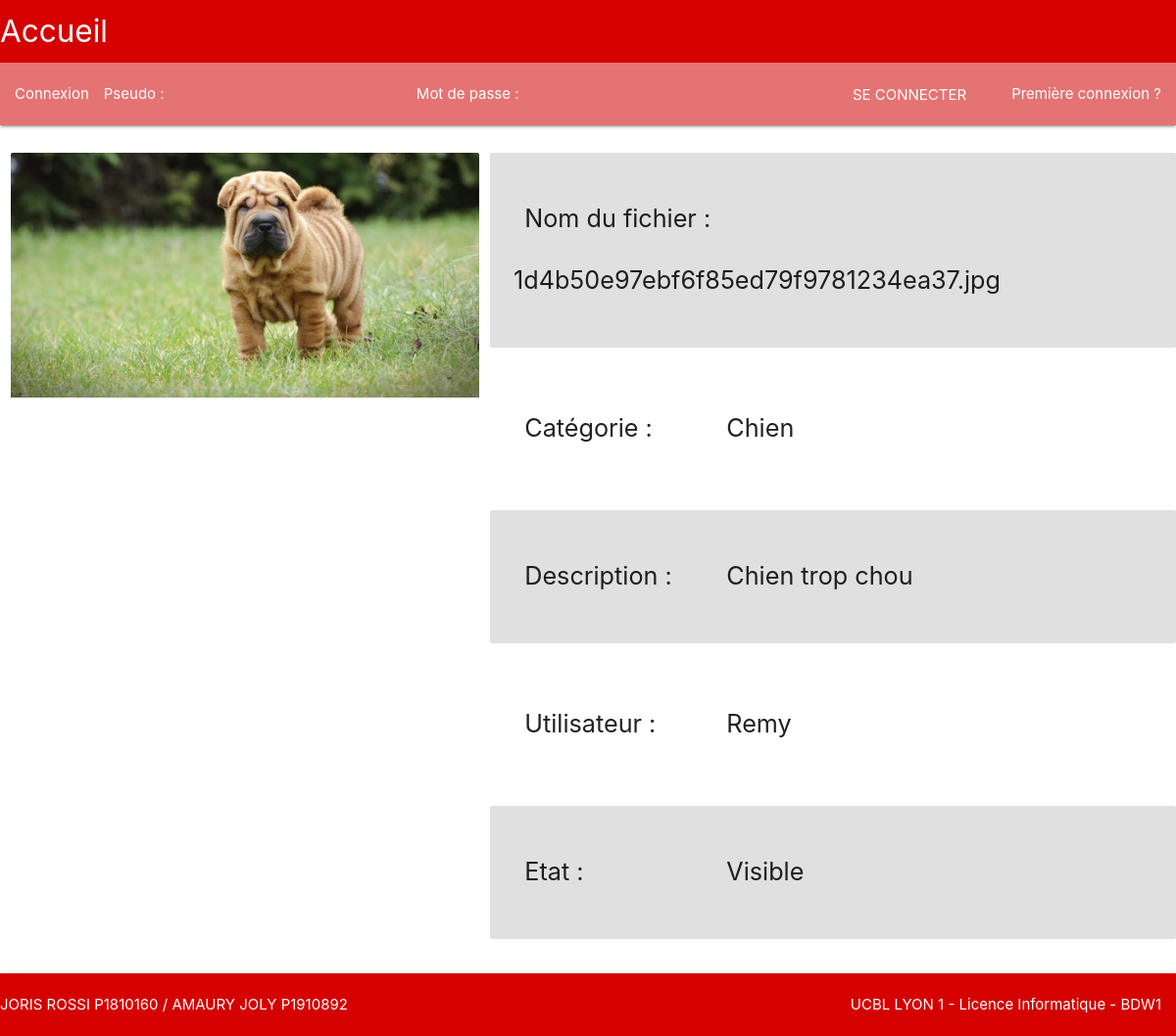
/?page=detail_photo&photo=1d4b50e97ebf6f85ed79f9781234ea37.jpg, run on the app's committed database.
### tables this page shows
CREATE TABLE `photo` (
  `photoID` int(11) NOT NULL,
  `nomFich` varchar(50) DEFAULT NULL,
  `description` varchar(250) DEFAULT NULL,
  `catID` int(11) DEFAULT NULL,
  `userID` int(11) DEFAULT NULL,
  `is_cacher` tinyint(1) DEFAULT 0
);

CREATE TABLE `categorie` (
  `cat_id` int(11) NOT NULL,
  `nomCat` varchar(50) DEFAULT NULL
);

CREATE TABLE `utilisateur` (
  `utilisateurID` int(11) NOT NULL,
  `pseudo` varchar(50) DEFAULT NULL,
  `hash_mdp` varchar(50) DEFAULT NULL,
  `is_admin` tinyint(1) DEFAULT 0
);

### index.php (called while the page is built, shortened)
<?php
if (isset($_GET['page'])) {
    $page = htmlspecialchars($_GET['page']);
} else
    $page = 'accueil';
require_once (PATH_VIEWS.'header'.'.php');
require_once(PATH_CONTROLLERS . $page . '.php');
require_once (PATH_VIEWS . 'footer' . '.php');

### models/m_photo.php (called while the page is built, shortened)
<?php
function getPhoto($link, $nomPhoto) {
    $sql = "select  nomFich, pseudo, nomCat, description, is_cacher from photo
                join utilisateur u on photo.userID = u.utilisateurID
                join categorie c on photo.catID = c.cat_id
                where nomFich like '$nomPhoto';";
    $rslt = executeQuery($link, $sql);
    $arr_rslt = array();
    $res = mysqli_fetch_assoc($rslt);
    $arr_rslt['nomFich'] = $res['nomFich'];
    $arr_rslt['categorie'] = $res['nomCat'];
    $arr_rslt['utilisateur'] = $res['pseudo'];
    $arr_rslt['description'] = $res['description'];
    if($res['is_cacher'] == 0)
        $arr_rslt['cache'] = 'Visible';
    else
        $arr_rslt['cache'] = 'Caché';
    return $arr_rslt;
}

### models/m_bd.php (called while the page is built, shortened)
<?php
function executeQuery($link, $query)
{
    $resultat = mysqli_query($link, $query);
    if(!(is_bool($resultat)) && mysqli_num_rows($resultat) != 0)
        return $resultat;
    else
        return false;
}
?>

### views/v_detail_photo.php (the view, shortened to what this page needs)
<div class="row">
    <div class="col s5">
        <div class="card z-depth-0">
            <div class="card-image">
                <img class="responsive-img" src="<?php echo  PATH_IMAGES . $photo['nomFich'] ?>">
            </div>
        </div>
    </div>
    <div class="col s7">
        <div class="row card-panel z-depth-0 grey lighten-2">
            <div class="col s4">
                <p class="flow-text">Nom du fichier : </p>
            </div>
            <div class="">
                <p class="flow-text"><?php echo $photo['nomFich'] ?></p>
            </div>
        </div>
        <div class="row card-panel z-depth-0 ">
            <div class="col s4">
                <p class="flow-text">Catégorie : </p>
            </div>
            <div class="">
                <p class="flow-text"><?php echo $photo['categorie'] ?></p>
            </div>
        </div>
        <div class="row card-panel z-depth-0 grey lighten-2"">
            <div class="col s4">
                <p class="flow-text">Description : </p>
            </div>
            <div class="">
                <p class="flow-text"><?php echo $photo['description'] ?></p>
            </div>
        </div>
        <div class="row card-panel z-depth-0 ">
            <div class="col s4">
                <p class="flow-text">Utilisateur : </p>
            </div>
            <div class="">
                <p class="flow-text"><?php echo $photo['utilisateur'] ?></p>
            </div>
        </div>
        <div class="row card-panel z-depth-0 grey lighten-2"">
            <div class="col s4">
                <p class="flow-text">Etat : </p>
            </div>
            <div class="">
                <p class="flow-text"><?php echo $photo['cache'] ?></p>
            </div>
        </div>
    </div>
</div>

### views/v_header.php (shortened to what this page needs)
<?php
$is_logged = isset($_SESSION['logged']) && $_SESSION['logged'] == true;
?>
<link rel="stylesheet" href="https://cdnjs.cloudflare.com/ajax/libs/materialize/1.0.0/css/materialize.min.css">
<link rel="stylesheet" href="css/pinterest.css">
<header>
    <div class="row">
        <nav class="nav-extended red accent-4">
            <div class="nav-wrapper">
                <a href="./" class="brand-logo">Accueil</a>
            </div>
<?php
if($is_logged)
    require_once(PATH_CONTROLLERS . 'deconnexion' . '.php');
else
    require_once(PATH_CONTROLLERS . 'connexion' . '.php');
?>

### controlers/c_connexion.php (shortened to what this page needs)
<?php
if(isset($_POST['connexion']))
  {
    $link=getConnection(BD_HOST, BD_USER, BD_PWD, BD_DBNAME);
    $pseudo = $_POST['pseudo'];
    $PWD = md5($_POST['mdp']);
    if (getUser($pseudo,$PWD,$link))
    {
      $_SESSION['pseudo']=$pseudo;
      $_SESSION['logged']=true;
      $_SESSION['timer_connexion']=localtime();
      if(isAdmin($pseudo,$link))
      {
        $_SESSION['isAdmin']=true;
      }
      else
      {
        $_SESSION['isAdmin']=false;
      }
      header('Location: ./');
      exit();
    }
    else
    {
      $couple_ok = false;
      require_once(PATH_VIEWS.'connexion.php');
    }
  }
else
{
  require_once(PATH_VIEWS.'connexion.php');
}

### views/v_connexion.php (shortened to what this page needs)
        <div class="nav-wrapper red lighten-2">
            <form name="connexion" action="./" method="post" style="height: 36px">
                <ul class="left">
                    <li class="">
                        <a>Connexion</a>
                    </li>
                    <li class="valign-wrapper">
                        <div class="row" style="margin-bottom: 0px;">
                            Pseudo :
                            <div class="input-field inline">
                                <input class="white-text" name="pseudo" type="text" style="margin-bottom: 4px">
                            </div>
                        </div>
                    </li>
                    <li class="valign-wrapper" >
                        <div class="row" style="margin-bottom: 0px;">
                            Mot de passe :
                            <div class="input-field inline">
                                <input name="mdp" type="password" style="margin-bottom: 4px">
                            </div>
                        </div>
                    </li>
                </ul>
                <ul class="right">
                    <li>
                        <button id="connexion" class="btn-flat" type="submit" name="connexion">
                            <a >Se connecter</a>
                        </button>
                    </li>
                    <li>
                        <a class="" href="./index.php?page=inscription">
                            Première connexion ?</a>
                    </li>
                </ul>
            </form>
        </div>
    </div>
</header>

### controlers/c_detail_photo.php (shortened to what this page needs)
<?php
$photo = null;
$is_edit = false;
$is_legitime = false;
$invalid_format = false;
$invalid_size = false;
if(isset($_GET['photo'])) {
    $bd = getConnection(BD_HOST, BD_USER, BD_PWD, BD_DBNAME);
    $photo = getPhoto($bd, $_GET['photo']);
} else {
    header('Location: ./');
    exit();
}
if($is_legitime && $is_edit) {
    if(isset($_POST['new_cachee']))
        hidePhoto($bd, $photo['nomFich']);
    else
        unHidePhoto($bd, $photo['nomFich']);
    $arr_cat = getCategories($bd);
    if(isset($_GET['submission']) && $_GET['submission'] == true) {
        $new_img = null;
        $new_description = null;
        $new_cat = null;
        $new_name = null;
        $ext = null;
        if(isset($_POST['new_cat']) && strlen($_POST['new_cat']) > 0) {
            $new_cat = $_POST['new_cat'];
            if(!in_array($new_cat, $arr_cat)) {
                addCategorie($bd, $new_cat);
                $arr_cat = getCategories($bd);
            }
        }
        if(isset($_FILES['new_photo']) && $_FILES['new_photo']['error'] == 0) {
            $ext = '.'.pathinfo($_FILES['new_photo']['name'], PATHINFO_EXTENSION);
            if(!in_array($ext, AVAIBLE_EXT))
                $invalid_format = true;
            if($_FILES['new_photo']['size'] > MAX_SIZE)
                $invalid_size = true;
            if(!$invalid_size && !$invalid_format) {
                $new_img = $_FILES['new_photo'];
                $new_name = md5(uniqid($new_img['tmp_name']));
                unlink(PATH_IMAGES . $_GET['photo']);
                move_uploaded_file($new_img['tmp_name'], PATH_IMAGES . $new_name . $ext);
            }
        }
        if(isset($_POST['new_description'])) {
            $new_description = $_POST['new_description'];
        }
        modifierPhoto($bd, $_GET['photo'], $new_name . $ext, $new_description, $new_cat);
        if($new_name != null)
            $photo = getPhoto($bd, $new_name . $ext);
        else
            $photo = getPhoto($bd, $_GET['photo']);
    }
    require_once (PATH_VIEWS.'detail_photo_edit'.'.php');
} else
    require_once (PATH_VIEWS.'detail_photo'.'.php');

### views/v_footer.php (shortened to what this page needs)
<footer>
    <nav>
        <div class="nav-wrapper red accent-4">
            <ul class="left hide-on-med-and-down">
                <li>
                    <?php echo AUTEUR ?>
                </li>
            </ul>
            <ul class="right hide-on-med-and-down">
                <li>
                    <a href="<?php echo ORGANISATION_LINK ?>"><?php echo ORGANISATION ?></a>
                </li>
            </ul>
        </div>
    </nav>
</footer>

### data on the page
photo: nomFich (picture), nomFich "1d4b50e97ebf6f85ed79f9781234ea37.jpg", catID.nomCat "Chien", description "Chien trop chou", userID.pseudo "Remy"

### other printed values
$photo['cache'] "Visible"
AUTEUR "JORIS ROSSI P1810160 / AMAURY JOLY P1910892"
ORGANISATION "UCBL LYON 1 - Licence Informatique - BDW1"
